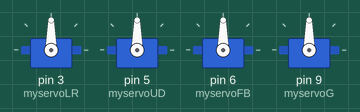
A sketch run on a simulated Arduino Uno, built with avr-gcc and run on an emulated ATmega328P. Shown: 4 × servo.

Above: at 0.1 s.
At 3.21 s:
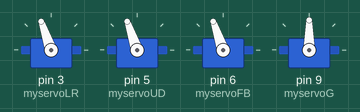
At 3.81 s:
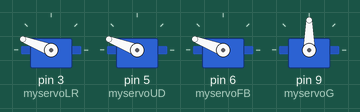
At 5.87 s:
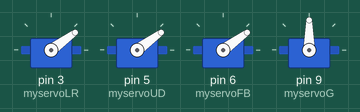
At 7.3 s:
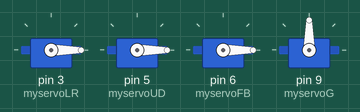
Timing chart, 0 to 8.8 s (numbered marks = the images above):
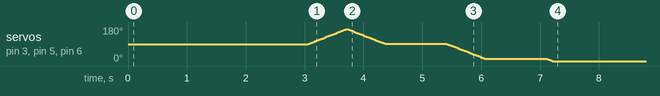

The sketch:

robotArmTest.ino
```cpp
#include <Servo.h>

Servo myservoLR, myservoUD, myservoFB, myservoG;  // set up servos
int posUD = 90;    // up down control
int posLR = 90;    // LR control
int posFB = 90;    // FB control
int posG = 90;     // grabber control
int d = 1000;
int speedDelay = 8;
int i = 0;

void setup()

{
  myservoLR.attach(3);   // left right servo
  myservoUD.attach(5);   // up down servo
  myservoFB.attach(6);   // forward-back servo
  myservoG.attach(9);   // grabber servo
  Serial.begin(9600);          //  setup serial
  myservoLR.write(posLR);   // set LR to mid-point
  delay(d);
  myservoUD.write(posUD);  // set UD to mid-point
  delay(d);
  myservoFB.write(posFB);  // set FB to mid-point
  delay(d);
  myservoG.write(posG);  // set grabber to mid-point
}

void loop()

{
  delay(50);

  while( i<80){
    myservoLR.write(posLR);
    myservoUD.write(posUD);
    myservoFB.write(posFB);
    posLR = posLR+1;
    posUD = posUD+1;
    posFB = posFB+1;
    i++;
    delay(speedDelay);
  }
  i = 0;
  while( i<80){
    myservoLR.write(posLR);
    myservoUD.write(posUD);
    myservoFB.write(posFB);
    posLR = posLR-1;
    posUD = posUD-1;
    posFB = posFB-1;
    i++;
    delay(speedDelay);
  }
  /*
  // move left right
  for (posLR; posLR <= 170; posLR += 1) { // goes from 90 degrees to 140 degrees
    // in steps of 1 degree
    myservoLR.write(posLR);              // tell servo to go to position in variable 'pos'
    delay(speedDelay);                       // waits 15ms for the servo to reach the position
   // Serial.println(posLR);
  }

  for (posLR; posLR >= 10; posLR -= 1) { // goes from 140 degrees to 30 degrees
    myservoLR.write(posLR);              // tell servo to go to position in variable 'pos'
    delay(speedDelay);                       // waits 15ms for the servo to reach the position
   // Serial.println(posLR);
  }

  // move up down
  for (posUD; posUD <= 170; posUD += 1) { // goes from 90 degrees to 140 degrees
    // in steps of 1 degree
    myservoUD.write(posUD);              // tell servo to go to position in variable 'pos'
    delay(speedDelay);                       // waits 15ms for the servo to reach the position
   // Serial.println(posUD);
  }

  for (posUD; posUD >= 90; posUD -= 1) { // goes from 140 degrees to 30 degrees
    myservoUD.write(posUD);              // tell servo to go to position in variable 'pos'
    delay(speedDelay);                       // waits 15ms for the servo to reach the position
    //Serial.println(posUD);
  }

  // move forward back
  for (posFB ; posFB <= 170; posFB += 1) { // goes from 90 degrees to 140 degrees
    // in steps of 1 degree
    myservoFB.write(posFB);              // tell servo to go to position in variable 'pos'
    delay(speedDelay);                       // waits 15ms for the servo to reach the position
    //Serial.println(posFB);
  }
  for (posFB; posFB >= 90; posFB -= 1) { // goes from 140 degrees to 30 degrees
    myservoFB.write(posFB);              // tell servo to go to position in variable 'pos'
    delay(speedDelay);                       // waits 15ms for the servo to reach the position
    //Serial.println(posFB);
  }

  // move grabber
  for (posG; posG <= 160; posG += 1) { // goes from 90 degrees to 140 degrees
    // in steps of 1 degree
    myservoG.write(posG);              // tell servo to go to position in variable 'pos'
    delay(speedDelay);                       // waits 15ms for the servo to reach the position
    //Serial.println(posG);
  }
  for (posG; posG >= 10; posG -= 1) { // goes from 140 degrees to 30 degrees
    myservoG.write(posG);              // tell servo to go to position in variable 'pos'
    delay(speedDelay);                       // waits 15ms for the servo to reach the position
    //Serial.println(posG);
  }
  */
  delay(d);


  //  delay(15);


}
```

Measured:
- by itself, servo on pin 3 (myservoLR), servo on pin 5 (myservoUD), servo on pin 6 (myservoFB): rises from 90° to 169° in 0.64 s, then falls to 0° in 3.5 s
